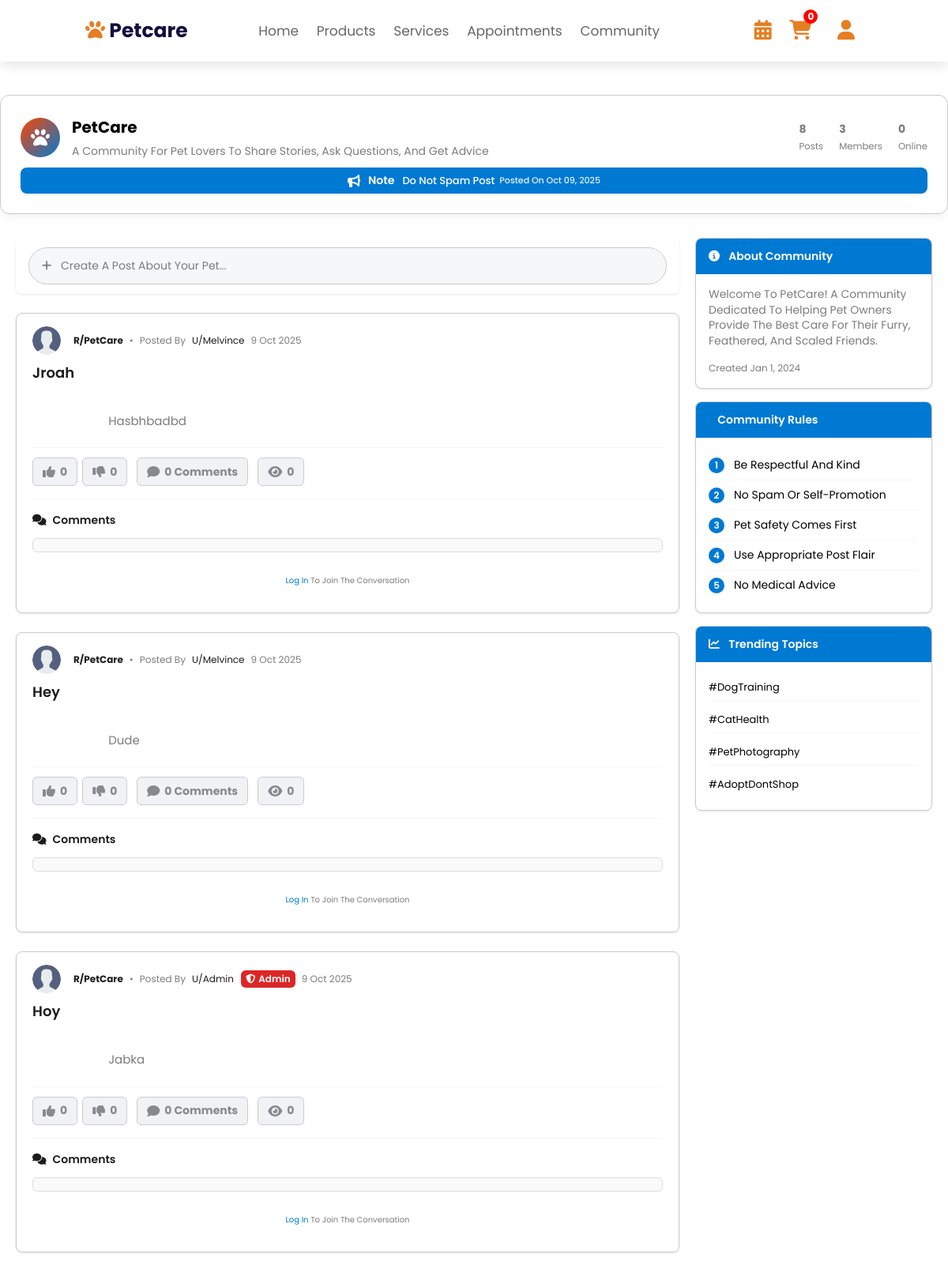
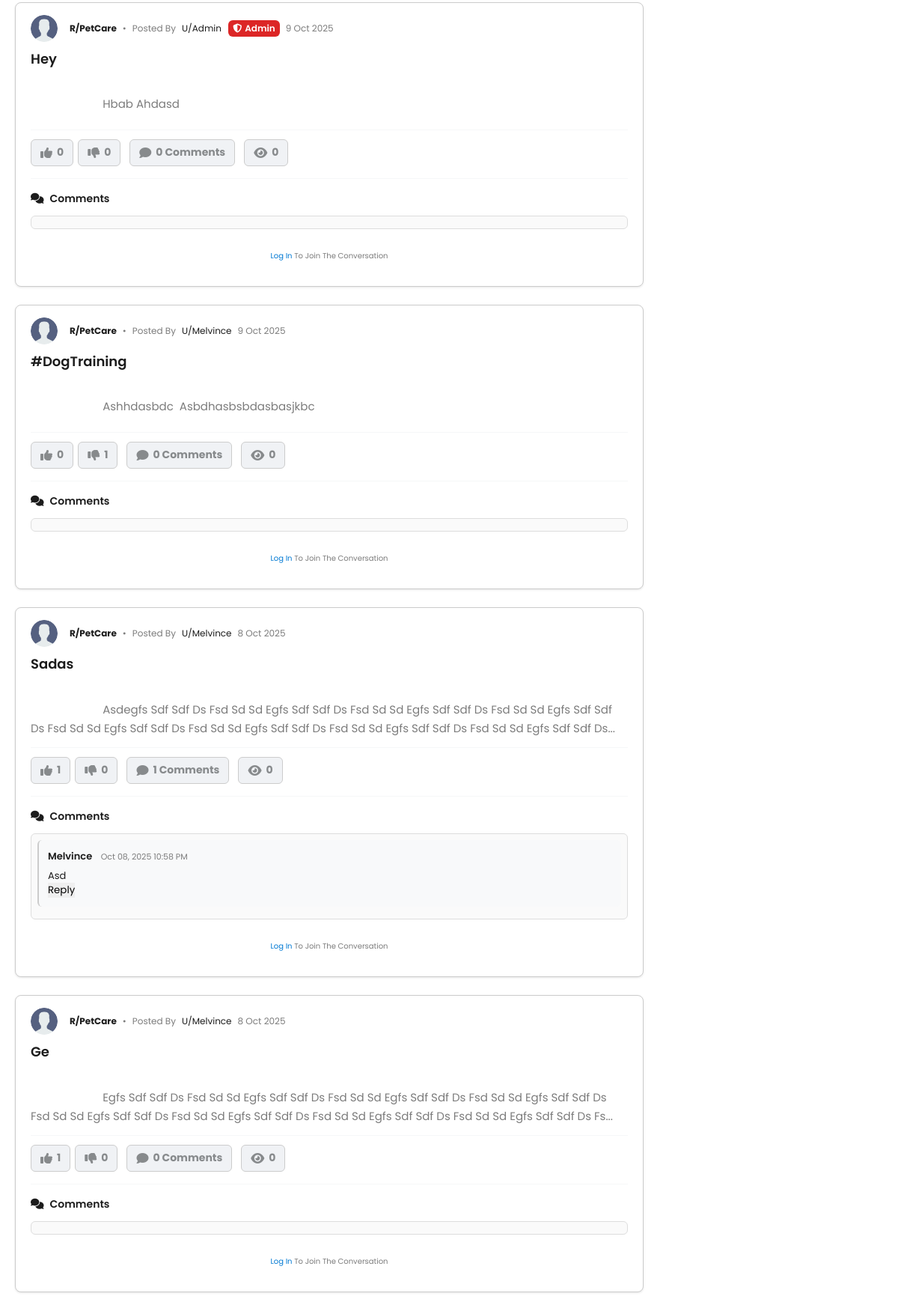
The page /community.php (upper part) on the database its author committed (2 pictures, top to bottom).
### tables this page shows
CREATE TABLE `community_posts` (
  `id` int(11) NOT NULL,
  `user_id` varchar(36) NOT NULL,
  `title` varchar(255) NOT NULL,
  `content` text NOT NULL,
  `image` varchar(255) DEFAULT NULL,
  `score` int(11) DEFAULT 0,
  `views` int(11) DEFAULT 0,
  `created_at` datetime DEFAULT current_timestamp(),
  `status` enum('active','deleted') NOT NULL DEFAULT 'active',
  `is_announcement` tinyint(1) NOT NULL DEFAULT 0,
  `is_admin_post` tinyint(1) NOT NULL DEFAULT 0
);

CREATE TABLE `community_comments` (
  `id` int(11) NOT NULL,
  `post_id` int(11) NOT NULL,
  `user_id` varchar(36) NOT NULL,
  `comment` text NOT NULL,
  `created_at` datetime DEFAULT current_timestamp()
);

### components/auth.php (called while the page is built, shortened)
<?php
$user_id = '';
?>

### community.php (the view, shortened to what this page needs)
<?php
require_once 'components/auth.php';
try {
    $conn->query("SELECT is_announcement FROM community_posts LIMIT 1");
} catch (PDOException $e) {
    $conn->exec("ALTER TABLE community_posts ADD COLUMN is_announcement TINYINT(1) NOT NULL DEFAULT 0");
}
$stmt = $conn->prepare("
    SELECT title, content, created_at
    FROM community_posts
    WHERE is_announcement = 1
    ORDER BY created_at DESC
    LIMIT 1
");
$stmt->execute();
$announcement = $stmt->fetch(PDO::FETCH_ASSOC) ?: null;
$stmt = $conn->query("
    SELECT
        p.*,
        COALESCE(u.name, 'Unknown') AS name,
        CASE
            WHEN u.profile_pic IS NULL OR u.profile_pic = '' THEN 'uploads/user.png'
            ELSE u.profile_pic
        END AS profile_pic,
        CASE
            WHEN p.is_admin_post = 1 OR p.user_id = 'admin' THEN 'admin'
            ELSE 'user'
        END AS poster_type,
        (SELECT COUNT(*) FROM community_comments c WHERE c.post_id = p.id) AS comment_count,
        (SELECT COUNT(*) FROM community_votes v WHERE v.post_id = p.id AND v.upvote = 1) AS upvote_count,
        (SELECT COUNT(*) FROM community_votes v WHERE v.post_id = p.id AND v.downvote = 1) AS downvote_count
    FROM community_posts p
    LEFT JOIN users u ON p.user_id = u.id
    WHERE p.status = 'active' AND p.is_announcement = 0
    ORDER BY p.created_at DESC
");
$posts = $stmt->fetchAll(PDO::FETCH_ASSOC);
foreach ($posts as &$post) {
    $comments_stmt = $conn->prepare("
        SELECT c.*, COALESCE(u.name, 'Admin') AS name
        FROM community_comments c
        LEFT JOIN users u ON c.user_id = u.id
        WHERE c.post_id = ?
        ORDER BY c.created_at ASC
    ");
    $comments_stmt->execute([$post['id']]);
    $all_comments = $comments_stmt->fetchAll(PDO::FETCH_ASSOC);
}
$total_members_stmt = $conn->prepare("
    SELECT COUNT(*)
    FROM users
    WHERE is_verified = 1
      AND status != 'banned'
      AND role = 'user'
");
$total_members_stmt->execute();
$total_members = (int)$total_members_stmt->fetchColumn();
$online_stmt = $conn->prepare("
    SELECT id
    FROM users
    WHERE last_activity >= (NOW() - INTERVAL 5 MINUTE)
      AND is_verified = 1
      AND status != 'banned'
      AND role = 'user'
");
$online_stmt->execute();
$online_ids = $online_stmt->fetchAll(PDO::FETCH_COLUMN);
$online_count = count($online_ids);
?>
<!DOCTYPE html>
<html lang="en">
<head>
<link rel="stylesheet" href="assets/css/header.css">
<link rel="stylesheet" href="assets/css/community.css">
<link rel="stylesheet" href="https://cdnjs.cloudflare.com/ajax/libs/font-awesome/6.5.1/css/all.min.css">
</head>
<body>
<?php include 'components/user_header.php'?>
    <div class="community-header">
        <div class="community-title">
            <div class="community-icon">
                <i class="fas fa-paw"></i>
            </div>
            <div>
                <h2>PetCare</h2>
                <div style="font-size: 14px; color: var(--text-secondary); margin-top: 4px;">
                    A community for pet lovers to share stories, ask questions, and get advice
                </div>
            </div>
            <div class="community-stats">
                <div><strong><?= count($posts) ?></strong><br><small>Posts</small></div>
                <div><strong><?= $total_members ?></strong><br><small>Members</small></div>
                <div><strong><?= $online_count ?></strong><br><small>Online</small></div>
            </div>
        </div>
        <?php if ($announcement): ?>
        <div class="announcement-banner">
            <i class="fas fa-bullhorn"></i>
            <div class="announcement-text">
                <strong><?= htmlspecialchars($announcement['title']); ?></strong>
                <p><?= nl2br(htmlspecialchars($announcement['content'])); ?></p>
                <small>Posted on <?= date("M d, Y", strtotime($announcement['created_at'])); ?></small>
            </div>
        </div>
        <?php endif; ?>
    </div>
    <div class="main-container">
       <div class="content-area">
            <div class="create-post-container">
                <button class="btn-create" onclick="openModal()">
                    <i class="fas fa-plus" style="margin-right: 8px;"></i>
                    Create a post about your pet...
                </button>
            </div>
            <?php foreach($posts as $index => $post): ?>
            <div class="post-card" data-post-id="<?= $post['id'] ?>">
                <div class="post-content">
                    <div class="post-header">
                       <div class="post-author-pic-wrapper" style="position: relative; display: inline-block;">
                            <?php
                                $profileImage = !empty($post['profile_pic']) && file_exists($post['profile_pic'])
                                    ? $post['profile_pic']
                                    : 'uploads/user.png';
                            ?>
                            <img src="<?= htmlspecialchars($profileImage) ?>"
                                alt="Profile Picture"
                                class="post-author-pic"
                                style="cursor:pointer;"
                                data-user-id="<?= $post['user_id'] ?>">
                        </div>
                        <span class="post-community">r/PetCare</span>
                        <span>•</span>
                        <span>Posted by</span>
                        <span class="post-author" style="cursor:pointer;" data-user-id="<?= $post['user_id'] ?>">
                            <?php if ($post['poster_type'] === 'admin'): ?>
                                u/Admin
                                <span class="admin-badge"><i class="fas fa-shield-alt"></i> Admin</span>
                            <?php else: ?>
                                u/<?= htmlspecialchars($post['name'] ?: 'Unknown') ?>
                            <?php endif; ?>
                        </span>
                        <span><?= date("j M Y", strtotime($post['created_at'])) ?></span>
                    </div>
                    <div class="post-title" onclick='openPostModal(<?= htmlspecialchars(json_encode([
                        "title" => $post['title'],
                        "name" => $post['name'],
                        "created_at" => date("M d, Y h:i A", strtotime($post['created_at'])),
                        "content" => $post['content'],
                        "image" => $post['image'],
                        "score" => $post['score'],
                        "comment_count" => $post['comment_count'],
                        "views" => $post['views']
                    ]), ENT_QUOTES) ?>)'>
                        <?= htmlspecialchars($post['title']) ?>
                    </div>
                    <div class="post-snippet">
                        <?php
                        $snippet = htmlspecialchars($post['content']);
                        echo strlen($snippet) > 200 ? substr($snippet, 0, 200) . "..." : $snippet;
                        ?>
                    </div>
                    <div class="post-actions">
                        <div class="vote-buttons">
                            <button class="vote-btn upvote-btn <?= $user_vote === 'upvote' ? 'voted' : '' ?>"
                                    data-id="<?= $post['id'] ?>" data-vote-type="upvote">
                                <i class="fas fa-thumbs-up"></i>
                                <span class="upvote-count"><?= (int)$post['upvote_count'] ?></span>
                            </button>
                            <button class="vote-btn downvote-btn <?= $user_vote === 'downvote' ? 'voted' : '' ?>"
                                    data-id="<?= $post['id'] ?>" data-vote-type="downvote">
                                <i class="fas fa-thumbs-down"></i>
                                <span class="downvote-count"><?= (int)$post['downvote_count'] ?></span>
                            </button>
                        </div>
                        <button class="action-btn comment-btn" data-post-id="<?= $post['id'] ?>">
                            <i class="fas fa-comment"></i>
                            <?= (int)$post['comment_count'] ?> Comments
                        </button>
                        <button class="action-btn view-btn" data-post-id="<?= $post['id'] ?>">
                            <i class="fas fa-eye"></i> <span class="view-count"><?= (int)$post['views'] ?></span>
                        </button>
                    </div>
                    <div class="comments-section" id="comments-<?= $post['id'] ?>">
                        <h4><i class="fas fa-comments" style="margin-right: 8px;"></i>Comments</h4>
                        <div class="comments-list scrollable-comments">
                            <?php foreach($post['comments'] as $comment): ?>
                                <div class="comment" id="comment-<?= $comment['id'] ?>">
                                    <strong><?= htmlspecialchars($comment['name']) ?></strong>
                                    <small><?= date("M d, Y h:i A", strtotime($comment['created_at'])) ?></small>
                                    <p><?= nl2br(htmlspecialchars($comment['comment'])) ?></p>
                                    <div class="comment-actions">
                                        <button class="reply-btn" data-id="<?= $comment['id'] ?>" data-post="<?= $post['id'] ?>">Reply</button>
                                    </div>
                                </div>
                            <?php endforeach; ?>
                        </div>
                        <?php if($user_id): ?>
                            <div class="replying-to" id="replying-to-<?= $post['id'] ?>" style="display:none; margin-bottom:8px; font-size:14px; color:var(--text-secondary);">
                                Replying to: <span class="reply-name"></span>
                                <button type="button" class="cancel-reply-btn" style="margin-left:8px;">Cancel</button>
                            </div>
                            <textarea class="new-comment" data-post="<?= $post['id'] ?>" rows="2" placeholder="What are your thoughts?"></textarea>
                            <button class="add-comment-btn" data-post="<?= $post['id'] ?>">Comment</button>
                        <?php else: ?>
                            <p style="text-align:center;padding:16px;color:var(--text-secondary);">
                                <a href="signin.php" style="color:var(--reddit-blue);">Log in</a> to join the conversation
                            </p>
                        <?php endif; ?>
                    </div>
                </div>
            </div>
            <?php endforeach; ?>
        </div>
        <div class="sidebar">
            <div class="sidebar-card">
                <div class="sidebar-header">
                    <i class="fas fa-info-circle" style="margin-right: 8px;"></i>
                    About Community
                </div>
                <div class="sidebar-content">
                    <p style="font-size: 14px; line-height: 1.4; color: var(--text-secondary); margin-bottom: 16px;">
                        Welcome to PetCare! A community dedicated to helping pet owners provide the best care for their furry, feathered, and scaled friends.
                    </p>
                    <div style="display: flex; justify-content: space-between; font-size: 12px; color: var(--text-secondary);">
                        <span>Created Jan 1, 2024</span>
                    </div>
                </div>
            </div>
            <div class="sidebar-card">
                <div class="sidebar-header">
                    Community Rules
                </div>
                <div class="sidebar-content">
                    <ol class="community-rules">
                        <li>Be respectful and kind</li>
                        <li>No spam or self-promotion</li>
                        <li>Pet safety comes first</li>
                        <li>Use appropriate post flair</li>
                        <li>No medical advice</li>
                    </ol>
                </div>
            </div>
                <div class="sidebar-card">
                    <div class="sidebar-header">
                        <i class="fas fa-chart-line" style="margin-right: 8px;"></i>
                        Trending Topics
                    </div>
                    <div class="sidebar-content">
                        <div class="trending-tags" style="display: flex; flex-direction: column; gap: 8px; font-size: 13px;">
                            <div class="trending-tag" data-tag="DogTraining" style="padding: 6px 0; border-bottom: 1px solid var(--reddit-light-gray); cursor: pointer;">
                                #DogTraining
                            </div>
                            <div class="trending-tag" data-tag="CatHealth" style="padding: 6px 0; border-bottom: 1px solid var(--reddit-light-gray); cursor: pointer;">
                                #CatHealth
                            </div>
                            <div class="trending-tag" data-tag="PetPhotography" style="padding: 6px 0; border-bottom: 1px solid var(--reddit-light-gray); cursor: pointer;">
                                #PetPhotography
                            </div>
                            <div class="trending-tag" data-tag="AdoptDontShop" style="padding: 6px 0; cursor: pointer;">
                                #AdoptDontShop
                            </div>
                        </div>
                    </div>
                </div>
            </div>
        </div>
</body>
</html>

### assets/css/header.css (style rules this page uses)
:root { --carrot-color: #e67e22; --black: #130f40; --white: #fff; --light-color: #666; --light-bg: #eee; --border: 0.2rem solid #130f40; --box-shadow: 0 0.5rem 1.5rem rgba(0, 0, 0, 0.1); }
* { font-family: "Poppins", sans-serif; margin: 0; padding: 0; box-sizing: border-box; outline: none; border: none; text-decoration: none; text-transform: capitalize; transition: 0.2s linear; }
html { font-size: 62.5%; overflow-x: hidden; scroll-behavior: smooth; scroll-padding-top: 4rem; }

### community.php (style rules this page uses)
.admin-badge { background-color: #dc2626; color: #fff; font-size: 12px; font-weight: 600; padding: 2px 6px; border-radius: 6px; margin-left: 6px; display: inline-flex; align-items: center; gap: 4px; }
.admin-badge i { font-size: 12px; }

### rows shown on the page
community_posts: title "Note", content "Do Not Spam Post", created_at "Oct 09, 2025"
community_posts: name "Melvince", created_at "9 Oct 2025", title "Jroah", content "Hasbhbadbd", upvote_count "0", downvote_count "0", comment_count "0", views "0"
community_posts: name "Melvince", created_at "9 Oct 2025", title "Hey", content "Dude", upvote_count "0", downvote_count "0", comment_count "0", views "0"
community_posts: shows "U/Admin", created_at "9 Oct 2025", title "Hoy", content "Jabka", upvote_count "0", downvote_count "0", comment_count "0", views "0"
community_posts: shows "U/Admin", created_at "9 Oct 2025", title "Hey", content "Hbab Ahdasd", upvote_count "0", downvote_count "0", comment_count "0", views "0"
community_posts: name "Melvince", created_at "9 Oct 2025", title "#DogTraining", content "Ashhdasbdc Asbdhasbsbdasbasjkbc", upvote_count "0", downvote_count "1", comment_count "0", views "0"
community_posts: name "Melvince", created_at "8 Oct 2025", title "Sadas", content "Asdegfs Sdf Sdf Ds Fsd Sd Sd Egfs Sdf Sdf Ds Fsd Sd Sd Egfs Sdf Sdf Ds Fsd Sd Sd Egfs Sdf Sdf Ds Fsd Sd Sd Egfs Sdf Sdf Ds Fsd Sd Sd Egfs Sdf Sdf Ds Fsd Sd Sd Egfs Sdf Sdf Ds Fsd Sd Sd Egfs Sdf Sdf Ds", upvote_count "1", downvote_count "0", comment_count "1", views "0"
community_comments: name "Melvince", created_at "Oct 08, 2025 10:58 PM", comment "Asd"
community_posts: name "Melvince", created_at "8 Oct 2025", title "Ge", content "Egfs Sdf Sdf Ds Fsd Sd Sd Egfs Sdf Sdf Ds Fsd Sd Sd Egfs Sdf Sdf Ds Fsd Sd Sd Egfs Sdf Sdf Ds Fsd Sd Sd Egfs Sdf Sdf Ds Fsd Sd Sd Egfs Sdf Sdf Ds Fsd Sd Sd Egfs Sdf Sdf Ds Fsd Sd Sd Egfs Sdf Sdf Ds Fs", upvote_count "1", downvote_count "0", comment_count "0", views "0"

### other values the page prints
$cart_count "0"
count($posts) "8"
$total_members "3"
$online_count "0"
